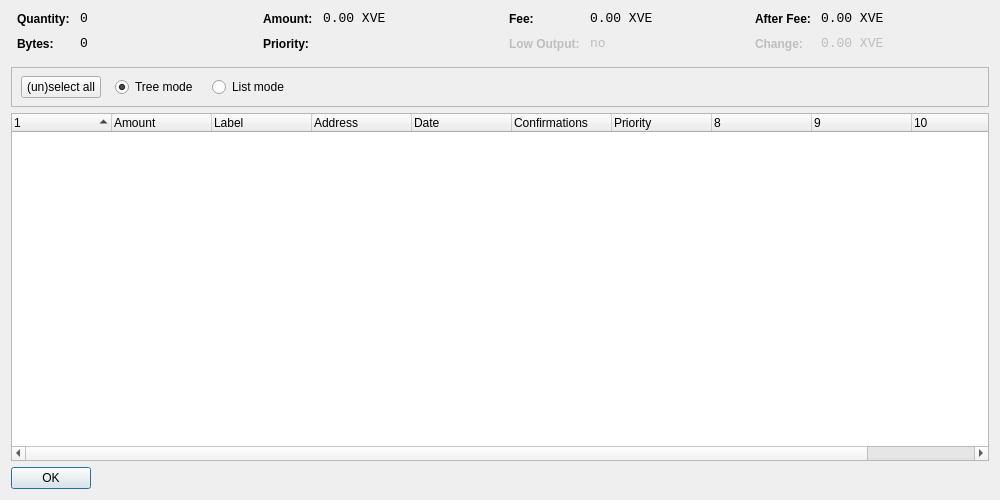
<?xml version="1.0" encoding="UTF-8"?>
<ui version="4.0">
 <class>CoinControlDialog</class>
 <widget class="QDialog" name="CoinControlDialog">
  <property name="geometry">
   <rect>
    <x>0</x>
    <y>0</y>
    <width>1000</width>
    <height>500</height>
   </rect>
  </property>
  <property name="windowTitle">
   <string>Coin Control</string>
  </property>
  <layout class="QVBoxLayout" name="verticalLayout">
   <item>
    <layout class="QHBoxLayout" name="horizontalLayoutTop" stretch="0,0,0,0">
     <property name="topMargin">
      <number>0</number>
     </property>
     <property name="bottomMargin">
      <number>10</number>
     </property>
     <item>
      <layout class="QFormLayout" name="formLayoutCoinControl1">
       <property name="horizontalSpacing">
        <number>10</number>
       </property>
       <property name="verticalSpacing">
        <number>10</number>
       </property>
       <property name="leftMargin">
        <number>6</number>
       </property>
       <property name="rightMargin">
        <number>6</number>
       </property>
       <item row="0" column="0">
        <widget class="QLabel" name="labelCoinControlQuantityText">
         <property name="styleSheet">
          <string notr="true">font-weight:bold;</string>
         </property>
         <property name="text">
          <string>Quantity:</string>
         </property>
        </widget>
       </item>
       <item row="0" column="1">
        <widget class="QLabel" name="labelCoinControlQuantity">
         <property name="font">
          <font>
           <family>Monospace</family>
           <pointsize>10</pointsize>
          </font>
         </property>
         <property name="cursor">
          <cursorShape>IBeamCursor</cursorShape>
         </property>
         <property name="contextMenuPolicy">
          <enum>Qt::ActionsContextMenu</enum>
         </property>
         <property name="text">
          <string notr="true">0</string>
         </property>
         <property name="textInteractionFlags">
          <set>Qt::LinksAccessibleByMouse|Qt::TextSelectableByKeyboard|Qt::TextSelectableByMouse</set>
         </property>
        </widget>
       </item>
       <item row="1" column="0">
        <widget class="QLabel" name="labelCoinControlBytesText">
         <property name="styleSheet">
          <string notr="true">font-weight:bold;</string>
         </property>
         <property name="text">
          <string>Bytes:</string>
         </property>
        </widget>
       </item>
       <item row="1" column="1">
        <widget class="QLabel" name="labelCoinControlBytes">
         <property name="font">
          <font>
           <family>Monospace</family>
           <pointsize>10</pointsize>
          </font>
         </property>
         <property name="cursor">
          <cursorShape>IBeamCursor</cursorShape>
         </property>
         <property name="contextMenuPolicy">
          <enum>Qt::ActionsContextMenu</enum>
         </property>
         <property name="text">
          <string notr="true">0</string>
         </property>
         <property name="textInteractionFlags">
          <set>Qt::LinksAccessibleByMouse|Qt::TextSelectableByKeyboard|Qt::TextSelectableByMouse</set>
         </property>
        </widget>
       </item>
      </layout>
     </item>
     <item>
      <layout class="QFormLayout" name="formLayoutCoinControl2">
       <property name="horizontalSpacing">
        <number>10</number>
       </property>
       <property name="verticalSpacing">
        <number>10</number>
       </property>
       <property name="leftMargin">
        <number>6</number>
       </property>
       <property name="rightMargin">
        <number>6</number>
       </property>
       <item row="0" column="0">
        <widget class="QLabel" name="labelCoinControlAmountText">
         <property name="styleSheet">
          <string notr="true">font-weight:bold;</string>
         </property>
         <property name="text">
          <string>Amount:</string>
         </property>
        </widget>
       </item>
       <item row="0" column="1">
        <widget class="QLabel" name="labelCoinControlAmount">
         <property name="font">
          <font>
           <family>Monospace</family>
           <pointsize>10</pointsize>
          </font>
         </property>
         <property name="cursor">
          <cursorShape>IBeamCursor</cursorShape>
         </property>
         <property name="contextMenuPolicy">
          <enum>Qt::ActionsContextMenu</enum>
         </property>
         <property name="text">
          <string notr="true">0.00 XVE</string>
         </property>
         <property name="textInteractionFlags">
          <set>Qt::LinksAccessibleByMouse|Qt::TextSelectableByKeyboard|Qt::TextSelectableByMouse</set>
         </property>
        </widget>
       </item>
       <item row="1" column="0">
        <widget class="QLabel" name="labelCoinControlPriorityText">
         <property name="styleSheet">
          <string notr="true">font-weight:bold;</string>
         </property>
         <property name="text">
          <string>Priority:</string>
         </property>
        </widget>
       </item>
       <item row="1" column="1">
        <widget class="QLabel" name="labelCoinControlPriority">
         <property name="font">
          <font>
           <family>Monospace</family>
           <pointsize>10</pointsize>
          </font>
         </property>
         <property name="cursor">
          <cursorShape>IBeamCursor</cursorShape>
         </property>
         <property name="contextMenuPolicy">
          <enum>Qt::ActionsContextMenu</enum>
         </property>
         <property name="text">
          <string/>
         </property>
         <property name="textInteractionFlags">
          <set>Qt::LinksAccessibleByMouse|Qt::TextSelectableByKeyboard|Qt::TextSelectableByMouse</set>
         </property>
        </widget>
       </item>
      </layout>
     </item>
     <item>
      <layout class="QFormLayout" name="formLayoutCoinControl3">
       <property name="horizontalSpacing">
        <number>10</number>
       </property>
       <property name="verticalSpacing">
        <number>10</number>
       </property>
       <property name="leftMargin">
        <number>6</number>
       </property>
       <property name="rightMargin">
        <number>6</number>
       </property>
       <item row="0" column="0">
        <widget class="QLabel" name="labelCoinControlFeeText">
         <property name="styleSheet">
          <string notr="true">font-weight:bold;</string>
         </property>
         <property name="text">
          <string>Fee:</string>
         </property>
        </widget>
       </item>
       <item row="0" column="1">
        <widget class="QLabel" name="labelCoinControlFee">
         <property name="font">
          <font>
           <family>Monospace</family>
           <pointsize>10</pointsize>
          </font>
         </property>
         <property name="cursor">
          <cursorShape>IBeamCursor</cursorShape>
         </property>
         <property name="contextMenuPolicy">
          <enum>Qt::ActionsContextMenu</enum>
         </property>
         <property name="text">
          <string notr="true">0.00 XVE</string>
         </property>
         <property name="textInteractionFlags">
          <set>Qt::LinksAccessibleByMouse|Qt::TextSelectableByKeyboard|Qt::TextSelectableByMouse</set>
         </property>
        </widget>
       </item>
       <item row="1" column="0">
        <widget class="QLabel" name="labelCoinControlLowOutputText">
         <property name="enabled">
          <bool>false</bool>
         </property>
         <property name="styleSheet">
          <string notr="true">font-weight:bold;</string>
         </property>
         <property name="text">
          <string>Low Output:</string>
         </property>
        </widget>
       </item>
       <item row="1" column="1">
        <widget class="QLabel" name="labelCoinControlLowOutput">
         <property name="enabled">
          <bool>false</bool>
         </property>
         <property name="font">
          <font>
           <family>Monospace</family>
           <pointsize>10</pointsize>
          </font>
         </property>
         <property name="cursor">
          <cursorShape>IBeamCursor</cursorShape>
         </property>
         <property name="contextMenuPolicy">
          <enum>Qt::ActionsContextMenu</enum>
         </property>
         <property name="text">
          <string notr="true">no</string>
         </property>
         <property name="textInteractionFlags">
          <set>Qt::LinksAccessibleByMouse|Qt::TextSelectableByKeyboard|Qt::TextSelectableByMouse</set>
         </property>
        </widget>
       </item>
      </layout>
     </item>
     <item>
      <layout class="QFormLayout" name="formLayoutCoinControl4">
       <property name="horizontalSpacing">
        <number>10</number>
       </property>
       <property name="verticalSpacing">
        <number>10</number>
       </property>
       <property name="leftMargin">
        <number>6</number>
       </property>
       <property name="rightMargin">
        <number>6</number>
       </property>
       <item row="0" column="0">
        <widget class="QLabel" name="labelCoinControlAfterFeeText">
         <property name="styleSheet">
          <string notr="true">font-weight:bold;</string>
         </property>
         <property name="text">
          <string>After Fee:</string>
         </property>
        </widget>
       </item>
       <item row="0" column="1">
        <widget class="QLabel" name="labelCoinControlAfterFee">
         <property name="font">
          <font>
           <family>Monospace</family>
           <pointsize>10</pointsize>
          </font>
         </property>
         <property name="cursor">
          <cursorShape>IBeamCursor</cursorShape>
         </property>
         <property name="contextMenuPolicy">
          <enum>Qt::ActionsContextMenu</enum>
         </property>
         <property name="text">
          <string notr="true">0.00 XVE</string>
         </property>
         <property name="textInteractionFlags">
          <set>Qt::LinksAccessibleByMouse|Qt::TextSelectableByKeyboard|Qt::TextSelectableByMouse</set>
         </property>
        </widget>
       </item>
       <item row="1" column="0">
        <widget class="QLabel" name="labelCoinControlChangeText">
         <property name="enabled">
          <bool>false</bool>
         </property>
         <property name="styleSheet">
          <string notr="true">font-weight:bold;</string>
         </property>
         <property name="text">
          <string>Change:</string>
         </property>
        </widget>
       </item>
       <item row="1" column="1">
        <widget class="QLabel" name="labelCoinControlChange">
         <property name="enabled">
          <bool>false</bool>
         </property>
         <property name="font">
          <font>
           <family>Monospace</family>
           <pointsize>10</pointsize>
          </font>
         </property>
         <property name="cursor">
          <cursorShape>IBeamCursor</cursorShape>
         </property>
         <property name="contextMenuPolicy">
          <enum>Qt::ActionsContextMenu</enum>
         </property>
         <property name="text">
          <string notr="true">0.00 XVE</string>
         </property>
         <property name="textInteractionFlags">
          <set>Qt::LinksAccessibleByMouse|Qt::TextSelectableByKeyboard|Qt::TextSelectableByMouse</set>
         </property>
        </widget>
       </item>
      </layout>
     </item>
    </layout>
   </item>
   <item>
    <widget class="QFrame" name="frame">
     <property name="minimumSize">
      <size>
       <width>0</width>
       <height>40</height>
      </size>
     </property>
     <property name="frameShape">
      <enum>QFrame::StyledPanel</enum>
     </property>
     <property name="frameShadow">
      <enum>QFrame::Sunken</enum>
     </property>
     <widget class="QWidget" name="horizontalLayoutWidget">
      <property name="geometry">
       <rect>
        <x>10</x>
        <y>0</y>
        <width>781</width>
        <height>41</height>
       </rect>
      </property>
      <layout class="QHBoxLayout" name="horizontalLayoutPanel" stretch="0,0,0,0,0">
       <property name="spacing">
        <number>14</number>
       </property>
       <item>
        <widget class="QPushButton" name="pushButtonSelectAll">
         <property name="sizePolicy">
          <sizepolicy hsizetype="Maximum" vsizetype="Fixed">
           <horstretch>0</horstretch>
           <verstretch>0</verstretch>
          </sizepolicy>
         </property>
         <property name="text">
          <string>(un)select all</string>
         </property>
        </widget>
       </item>
       <item>
        <widget class="QRadioButton" name="radioTreeMode">
         <property name="sizePolicy">
          <sizepolicy hsizetype="Maximum" vsizetype="Fixed">
           <horstretch>0</horstretch>
           <verstretch>0</verstretch>
          </sizepolicy>
         </property>
         <property name="text">
          <string>Tree mode</string>
         </property>
         <property name="checked">
          <bool>true</bool>
         </property>
        </widget>
       </item>
       <item>
        <widget class="QRadioButton" name="radioListMode">
         <property name="sizePolicy">
          <sizepolicy hsizetype="Maximum" vsizetype="Fixed">
           <horstretch>0</horstretch>
           <verstretch>0</verstretch>
          </sizepolicy>
         </property>
         <property name="text">
          <string>List mode</string>
         </property>
        </widget>
       </item>
       <item>
        <spacer name="horizontalSpacer">
         <property name="orientation">
          <enum>Qt::Horizontal</enum>
         </property>
         <property name="sizeHint" stdset="0">
          <size>
           <width>40</width>
           <height>20</height>
          </size>
         </property>
        </spacer>
       </item>
      </layout>
     </widget>
    </widget>
   </item>
   <item>
    <widget class="CoinControlTreeWidget" name="treeWidget">
     <property name="contextMenuPolicy">
      <enum>Qt::CustomContextMenu</enum>
     </property>
     <property name="sortingEnabled">
      <bool>false</bool>
     </property>
     <property name="columnCount">
      <number>11</number>
     </property>
     <attribute name="headerShowSortIndicator" stdset="0">
      <bool>true</bool>
     </attribute>
     <attribute name="headerStretchLastSection">
      <bool>false</bool>
     </attribute>
     <column>
      <property name="text">
       <string/>
      </property>
     </column>
     <column>
      <property name="text">
       <string>Amount</string>
      </property>
     </column>
     <column>
      <property name="text">
       <string>Label</string>
      </property>
     </column>
     <column>
      <property name="text">
       <string>Address</string>
      </property>
     </column>
     <column>
      <property name="text">
       <string>Date</string>
      </property>
     </column>
     <column>
      <property name="text">
       <string>Confirmations</string>
      </property>
      <property name="toolTip">
       <string>Confirmed</string>
      </property>
     </column>
     <column>
      <property name="text">
       <string>Priority</string>
      </property>
     </column>
     <column>
      <property name="text">
       <string/>
      </property>
     </column>
     <column>
      <property name="text">
       <string/>
      </property>
     </column>
     <column>
      <property name="text">
       <string/>
      </property>
     </column>
     <column>
      <property name="text">
       <string/>
      </property>
     </column>
    </widget>
   </item>
   <item>
    <widget class="QDialogButtonBox" name="buttonBox">
     <property name="sizePolicy">
      <sizepolicy hsizetype="Maximum" vsizetype="Fixed">
       <horstretch>0</horstretch>
       <verstretch>0</verstretch>
      </sizepolicy>
     </property>
     <property name="orientation">
      <enum>Qt::Horizontal</enum>
     </property>
     <property name="standardButtons">
      <set>QDialogButtonBox::Ok</set>
     </property>
    </widget>
   </item>
  </layout>
 </widget>
 <customwidgets>
  <customwidget>
   <class>CoinControlTreeWidget</class>
   <extends>QTreeWidget</extends>
   <header>coincontroltreewidget.h</header>
  </customwidget>
 </customwidgets>
 <resources/>
 <connections/>
</ui>
